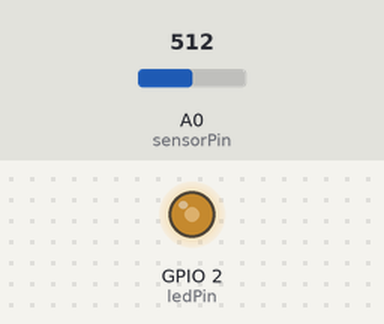
The sketch below on a simulated ESP8266 (NodeMCU). Parts: output pins drawn as LEDs (lit = HIGH). Inputs (shaded band) come from the test bench; at power-on: A0 (sensorPin) = 512.

Above: at 1.2 s.
1.3 s: A0 (sensorPin) set to 716
At 2.0 s:
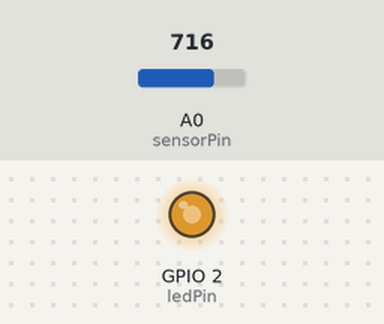
2.8 s: A0 (sensorPin) set to 900
At 3.2 s:
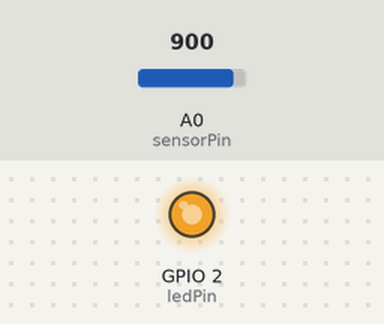
4.3 s: A0 (sensorPin) set to 122
At 5.5 s:
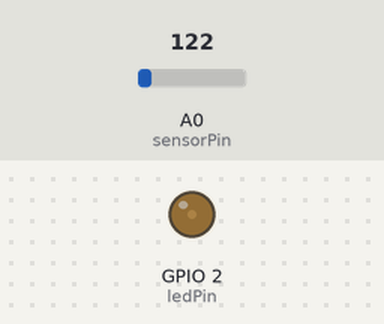
5.8 s: A0 (sensorPin) set to 0
At 6.6 s:
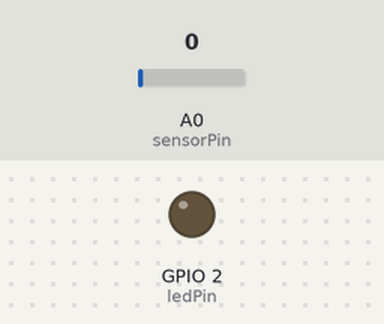
7.3 s: A0 (sensorPin) set to 511
At 7.8 s:
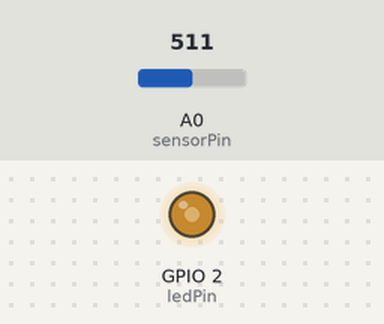
Timing chart, 0 to 9.8 s (numbered marks = the images above; inputs shaded):
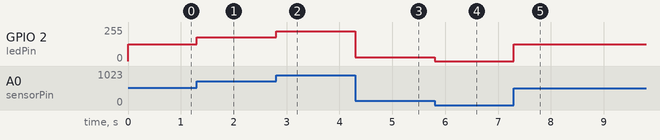

Measured:
- after the input at 1.3 s, GPIO 2 (ledPin): 127/255 → 178/255 at once
- after the input at 2.8 s, GPIO 2 (ledPin): 178/255 → 224/255 at once
- after the input at 4.3 s, GPIO 2 (ledPin): 224/255 → 30/255 at once
- after the input at 5.8 s, GPIO 2 (ledPin): 30/255 → 0/255 at once
- after the input at 7.3 s, GPIO 2 (ledPin): 0/255 → 127/255 at once

The sketch:

Basic_ADC_IO.ino
```cpp
int sensorPin = A0;
int ledPin = LED_BUILTIN;
int sensorValue = 0;

void setup() {
  Serial.begin(115200);
  //enablePhaseLockedWaveform();
  pinMode(ledPin, OUTPUT);
  analogWriteRange(1024);
}

void loop() {
  sensorValue = analogRead(sensorPin);
  //Serial.println(sensorValue);
  analogWrite(ledPin, sensorValue);
  //delay(1000);
}
```
